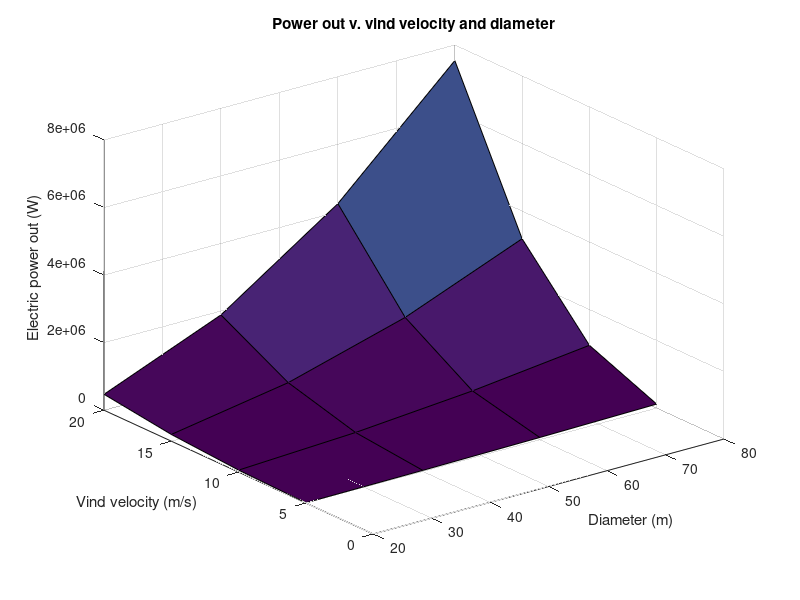

This figure's MATLAB source:
rho = 1.25; % kg/m^3
eta_turb = 0.3; % efficiency

e_mek = @(V) 0.5.*V.^2;
Wdot_inn = @(D, V) rho*pi()/4*D.^2.*V.*e_mek(V);
Wdot_el = @(D, V) Wdot_inn(D, V) .* eta_turb;

[Ds, Vs] = meshgrid(20:20:80, 5:5:20);

surf(Ds, Vs, Wdot_el(Ds, Vs));
title('Power out v. vind velocity and diameter');
xlabel('Diameter (m)');
ylabel('Vind velocity (m/s)');
zlabel('Electric power out (W)');